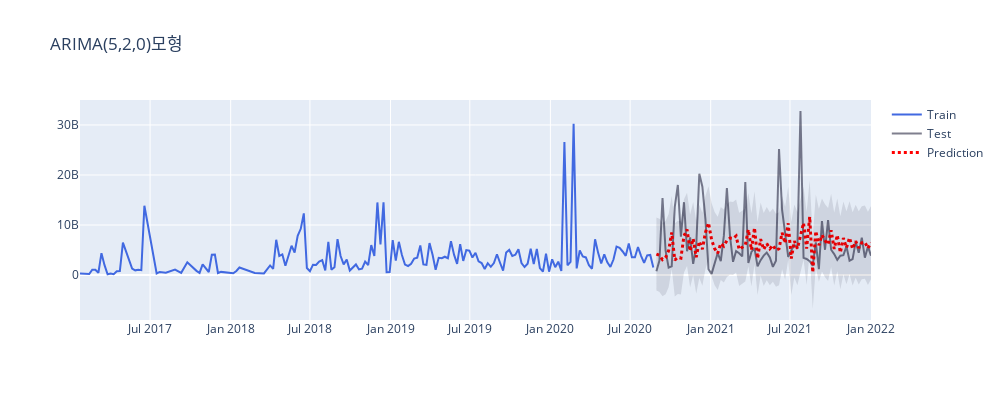

Source (notebook cell):
### Code cell
from plotly.subplots import make_subplots
import plotly.graph_objects as go

fig = go.Figure([
    # 훈련 데이터-------------------------------------------------------
    go.Scatter(x = y_train.index, y = y_train, name = "Train", mode = 'lines'
              ,line=dict(color = 'royalblue'))
    # 테스트 데이터------------------------------------------------------
    , go.Scatter(x = y_test.index, y = y_test, name = "Test", mode = 'lines'
                ,line = dict(color = 'rgba(0,0,30,0.5)'))
    # 예측값-----------------------------------------------------------
    , go.Scatter(x = y_test.index, y = y_pred, name = "Prediction", mode = 'lines'
                     ,line = dict(color = 'red', dash = 'dot', width=3))
    
    # 신뢰 구간---------------------------------------------------------
    , go.Scatter(x = y_test.index.tolist() + y_test.index[::-1].tolist() 
                ,y = pred_upper + pred_lower[::-1] ## 상위 신뢰 구간 -> 하위 신뢰 구간 역순으로
                ,fill='toself'
                ,fillcolor='rgba(0,0,30,0.1)'
                ,line=dict(color='rgba(0,0,0,0)')
                ,hoverinfo="skip"
                ,showlegend=False)
])

fig.update_layout(height=400, width=1000, title_text="ARIMA(5,2,0)모형")
fig.show()
